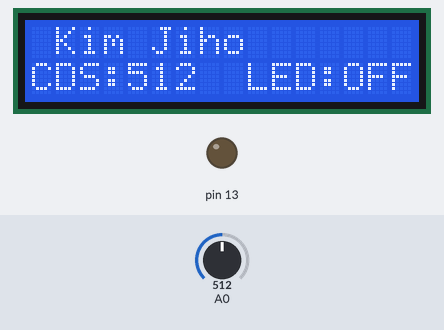
Bench run of a sketch on a simulated Arduino Uno, built with avr-gcc and run on an emulated ATmega328P. On the bench: 16×2 character LCD, output pins drawn as LEDs (lit = HIGH). The inputs (shaded band) are chosen by the test bench; at power-on: A0 = 512.

Above: at 1.2 s.
1.3 s: A0 set to 109
At 2.5 s:
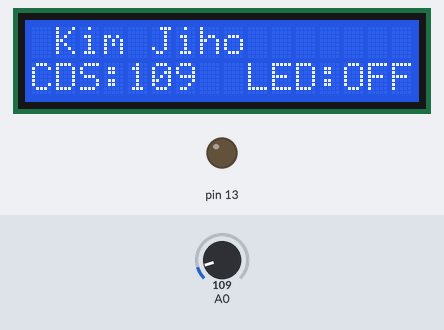
3.1 s: A0 set to 95
At 3.8 s:
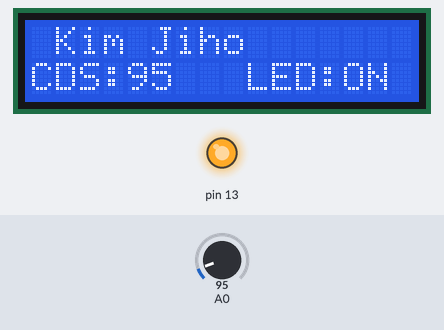
4.6 s: A0 set to 122
At 5.0 s:
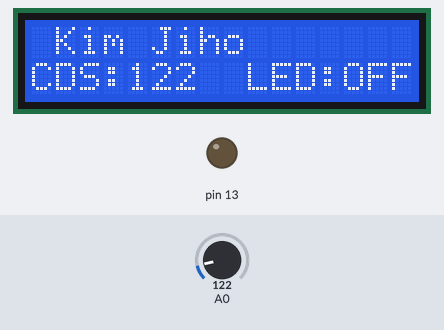
Timing chart, 0 to 7.6 s (numbered marks = the images above; inputs shaded):
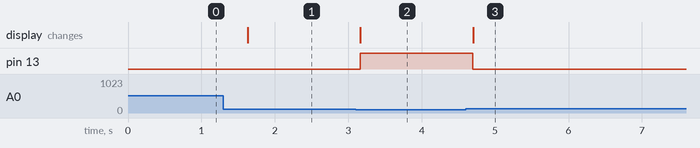

The sketch:

LCD_CSD_LED.ino
```cpp
#include <LiquidCrystal_I2C.h>

LiquidCrystal_I2C lcd(0x27, 16, 2);

void setup() {
  lcd.init();
  lcd.backlight();

  lcd.print(" Kim Jiho");

  lcd.setCursor(0, 1);
  lcd.print("CDS:");

  lcd.setCursor(9, 1);
  lcd.print("LED:");

  pinMode(A0, INPUT);
  pinMode(13, OUTPUT);
}

void loop() {
  int cds = analogRead(A0);

  lcd.setCursor(4, 1);
  lcd.print("    ");
  lcd.setCursor(4, 1);
  lcd.print(cds);

  if(cds < 100) {
    digitalWrite(13, HIGH);
    lcd.setCursor(13, 1);
    lcd.print("ON ");
  }
  else {
    digitalWrite(13, LOW);
    lcd.setCursor(13, 1);
    lcd.print("OFF");
  }

  delay(500);
}
```

Measured:
- the behaviour switches between 100 and 99 on A0 (found by bisection; images 1 and 2)
- after the input at 1.3 s, the display: changes after 0.33 s (image 1)
- after the input at 3.1 s, pin 13: LOW → HIGH after 0.06 s; the display: changes after 0.07 s (image 2)
- after the input at 4.6 s, pin 13: HIGH → LOW after 0.10 s; the display: changes after 0.10 s (image 3)
